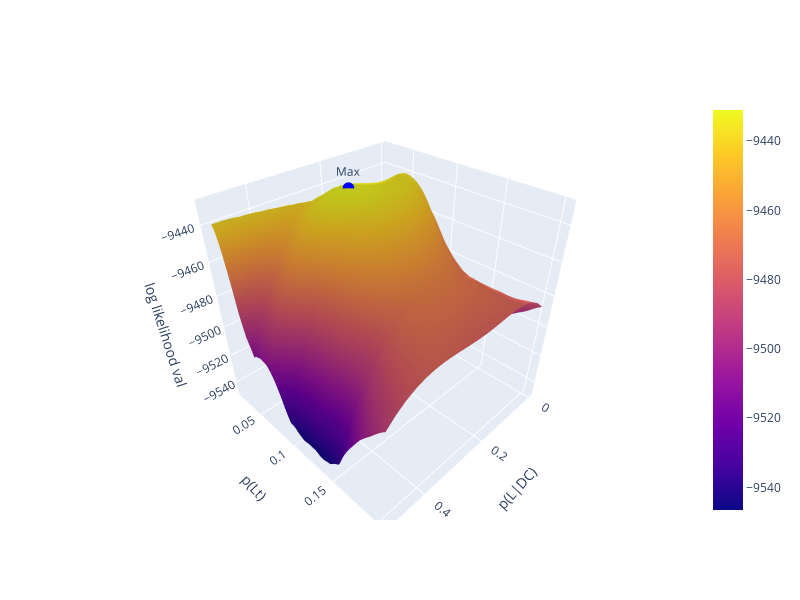

Write notebook code for a chart like this one.
### Markdown cell above
## Model B - 4 data sets removed

### Code cell
table2 = np.array([
 
    [6917, 308,   411,   53,    18,    7],  # Chamberlain 1928
    [1842, 151,   140,   34,    5,     6],  # Rife 1940
    [6206, 669,   471,   125,   5,     1],  # Annett 1973
    [154,  11,    31,    9,     0,     0],  # Ferronato et al. 1947
    [232,  17,    41,    7,     3,     1],  # Mascie-Taylor (unpub, in McManus 1985)
    [1656, 130,   170,   40,    4,     0],  # Annett 1978
    [303,  37,    45,    15,    0,     0],  # Carter-Saltzmann 1980
    [315,  68,    57,    16,    0,     0],   # Coren & Porac 1980
])


table3 = np.array([
[  58,   9,  np.nan,  np.nan,  np.nan,  np.nan,  14,   5,   np.nan,  np.nan,  np.nan,  np.nan,   0, 0,  np.nan,  np.nan,  np.nan,  np.nan],
[  211,  57, 3,       np.nan,  np.nan,  np.nan,  35,  16,   5,       np.nan,  np.nan,  np.nan,   0, 0,   1,      np.nan,  np.nan,  np.nan],
[  123,  63, 6,       0,       np.nan,  np.nan,  22,  24,   6,       1,       np.nan,  np.nan,   2, 1,   1,      0,       np.nan,  np.nan],
[  70,   39, 6,       1,       0,       np.nan,   8,   8,   7,       1,       0,       np.nan,   0, 0,   1,      0,       0,       np.nan],
[  9,    12, 6,       2,       0,       0,        1,   0,   0,       1,       0,       0,        1, 0,   0,      0,       0,            0],
[  134,  15, np.nan,  np.nan,  np.nan,  np.nan,  17,   9,   np.nan,  np.nan,  np.nan,  np.nan,   1, 0,   np.nan, np.nan,  np.nan,  np.nan],
[  91,   22, 2,       np.nan,  np.nan,  np.nan,  19,   3,   3,       np.nan,  np.nan,  np.nan,   0, 0,   0,      np.nan,  np.nan,  np.nan],
[  22,   7,  0,       2,       np.nan,  np.nan,   6,  11,   3,       0,       np.nan,  np.nan,   0, 0,   0,      0,       np.nan,  np.nan],
[  10,   5,  0,       0,       0,       np.nan,   3,   1,   0,       0,       0,       np.nan,   1, 0,   0,      0,       0,       np.nan],
[  4,    0,  0,       0,       0,       0,        0,   0,   0,       0,       0,       0,        0, 0,   0,      0,       0,            0],
[  74,   4,  np.nan,  np.nan,  np.nan,  np.nan,   6,   2,   np.nan,  np.nan,  np.nan,  np.nan,   0, 0,   np.nan, np.nan,  np.nan,  np.nan],
[  107,  18, 3,       np.nan,  np.nan,  np.nan,  11,   3,   0,       np.nan,  np.nan,  np.nan,   2, 0,   0,      np.nan,  np.nan,  np.nan],
[  81,   16, 4,       0,       np.nan,  np.nan,  16,   1,   0,       2,       np.nan,  np.nan,   0, 0,   0,      0,       np.nan,  np.nan],
[  31,   10, 1,       0,       0,       np.nan,   0,   0,   0,       2,       0,       np.nan,   0, 0,   0,      0,       0,       np.nan],
[  19,   7,  1,       1,       0,       0,        3,   2,   0,       0,       0,       0,        0, 0,   0,      0,       0,            0],
[  86,   4,  np.nan,  np.nan,  np.nan,  np.nan,   8,   1,   np.nan,  np.nan,  np.nan,  np.nan,   0, 0,   np.nan, np.nan,  np.nan,  np.nan],
[  100,  27, 0,       np.nan,  np.nan,  np.nan,   7,   5,   0,       np.nan,  np.nan,  np.nan,   0, 1,   0,      np.nan,  np.nan,  np.nan],
[  65,  11,  2,       0,       np.nan,  np.nan,   4,   3,   2,       0,       np.nan,  np.nan,   0, 1,   0,      0,       np.nan,  np.nan],
[  39,  11,  2,       0,       0,       np.nan,   2,   1,   0,       0,       0,       np.nan,   0, 0,   0,      0,       0,       np.nan],
[  13,   9,  1,       0,       0,       0,        0,   1,   0,       0,       0,       0,        0, 0,   0,      0,       0,            0]
]) 

table5_mono = np.array([
    [56,  13,   1], # Wilson & Jones (1932)
    [35,  6,    1], # Stocks (1933)
    [34,  13,   3], # Newman et al. (1937)
    [80,  38,   4], # Bouterwek (1938)
    [176, 41,   6], # Rife (1940)
    [72,  24,   7], # Thyss (1946)
    [261, 76,   6], # Rife (1950)
    [19,  12,   2], # Dechaume (1957)
    [199, 51,   9], # Zazzo (1960)
    [132, 46,   9], # Carter-Saltzmann et al. (1976)
    [380, 123, 11], # Loehlin & Nichols (1976)
    [53,  19,   3], # Springer & Searleman (1978)
    [32,   9,   2]  # NCDS (unpublished)
])
table5_di = np.array([
    [97,  24,   2], # Wilson & Jones (1932)
    [76,  16,   2], # Stocks (1933)
    [39,  11,   0], # Newman et al. (1937)
    [23,  12,   0], # Bouterwek (1938)
    [104, 39,   3], # Rife (1940)
    [60,  24,   2], # Thyss (1946)
    [164, 45,   2], # Rife (1950)
    [21,  11,   1], # Dechaume (1957)
    [264, 69,   2], # Zazzo (1960)
    [115, 54,   7], # Carter-Saltzmann et al. (1976)
    [261, 70,   2], # Loehlin & Nichols (1976)
    [35,  9,    3], # Springer & Searleman (1978)
    [66,  18,   4]  # NCDS (unpublished)
])

print("Model B")
tables = [table2, table3, table5_mono, table5_di]

table2_mes =np.array([
       [0.04770547, 0.03559945],
       [0.08769513, 0.05240175],
       [0.10632607, 0.0404775 ],
       [0.09756098, 0.09868421],
       [0.08305648, 0.093     ],
       [0.085     , 0.0547    ],
       [0.13      , 0.07560976],
       [0.18421053, 0.083878  ]])

measured_tables = [table2_mes, table3_mes, table5_mono_mes, table5_di_mes]
type_list = [1,1,2,3]
rows_in_dataset_list = [1,5,1,1]

max_likelihood=run_model(tables, type_list, rows_in_dataset_list, measured_tables)

### Figure 1 — Plotly figure (JSON) as saved in the notebook; plotly's stock layout.template omitted (floating-point values rounded to 4 significant figures; data arrays with more than 128 entries replaced by an {"elided": "..."} marker saying what was removed)
{"data": [{"surfacecolor": {"elided": "21x74 float values"}, "type": "surface", "x": {"elided": "21x74 float values"}, "y": {"elided": "21x74 float values"}, "z": {"elided": "21x74 float values"}}, {"marker": {"color": "blue", "size": 4}, "mode": "markers+text", "text": ["Max"], "textposition": "top center", "type": "scatter3d", "x": [0.2359], "y": [0.06487], "z": [-9431.0]}], "layout": {"height": 600, "scene": {"xaxis": {"title": {"text": "p(L|DC)"}}, "yaxis": {"title": {"text": "p(Lt)"}}, "zaxis": {"title": {"text": "log likelihood val"}}}, "width": 800}}
